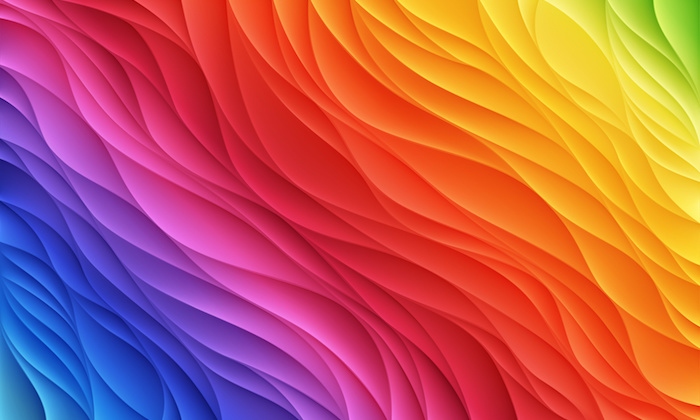
#> input picture images/sample.jpg, 700 x 420 px
$ python test.py
#> lines starting #> are read from the running program, lines starting #| are printed output that depends on the picture; after the words box and inside, x2 and y2 are one past the last pixel; in counts of white or black regions, pixels touching at a corner belong together
### example/detector.py
import cv2
import csv


class Detector(object):
    def __init__(self, filename='config.csv'):
        self.readConfig(filename)
        self.printConfig()

    def readConfig(self, filename):
#> called with filename = 'config.csv'
        names = ["SN", "Name", "Value"]
        with open(filename, newline='') as csvfile:
#> (reads example/config.csv from the repository)
            reader = csv.DictReader(csvfile)
            value = []
            for row in reader:
                value.append(row[names[2]])
#> further down, image is the input picture: shape (420, 700, 3); mean B, G, R 87.1, 90.1, 192.6
            lh = int(value[0])
            hh = int(value[1])
            ls = int(value[2])
            hs = int(value[3])
            lv = int(value[4])
            hv = int(value[5])
            self.blur = (value[6].lower() in ['true', '1'])
            self.k_size = int(value[7].split('x')[0])
            self.erode = (value[8].lower() in ['true', '1'])
            self.erode_i = int(value[9])
            self.dilate = (value[10].lower() in ['true', '1'])
            self.dilate_i = int(value[11])
            self.invert = (value[12].lower() in ['true', '1'])

            self.lower_range = (lh, ls, lv)
            self.upper_range = (hh, hs, hv)

    def printConfig(self):
        print('Lower Range: {}'.format(self.lower_range))
        print('Higher Range: {}'.format(self.upper_range))
        print('Blur: {}'.format(self.blur))
        if self.blur:
            print('Kernel Size: {}'.format(self.k_size))
        print('Erode: {}'.format(self.erode))
        if self.erode:
            print('Erode Iterations: {}'.format(self.erode_i))
        print('Dilate: {}'.format(self.dilate))
        if self.dilate:
            print('Dilate Iterations: {}'.format(self.dilate_i))
        print('Invert Mask: {}'.format(self.invert))


class MaskDetector(Detector):
    def getMask(self, frame):
        '''Return Mask'''
        if self.blur:
            frame = cv2.GaussianBlur(frame, (self.k_size, self.k_size), 0)
        frame = cv2.cvtColor(frame.copy(), cv2.COLOR_BGR2HSV)
#> frame: shape (420, 700, 3); mean H, S, V 81.5, 202.4, 216.4

        mask = cv2.inRange(frame, self.lower_range, self.upper_range)
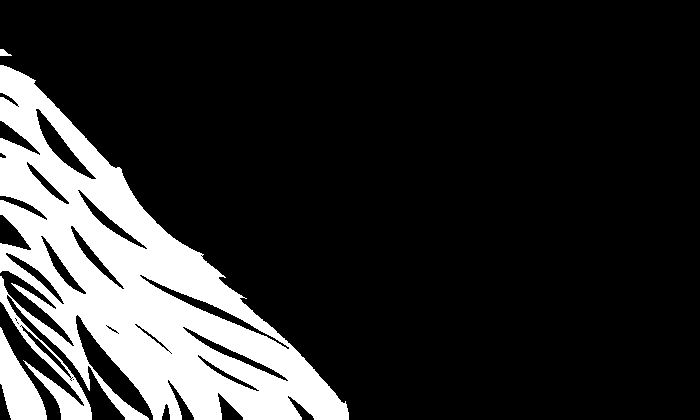
#> mask: shape (420, 700); 17.7% white; 3 white regions, box (x1, y1, x2, y2) and area: (0, 65, 349, 420) 49711, (0, 327, 47, 420) 2199, (0, 49, 12, 56) 53
        if self.erode:
            mask = cv2.erode(mask, None, iterations=self.erode_i)
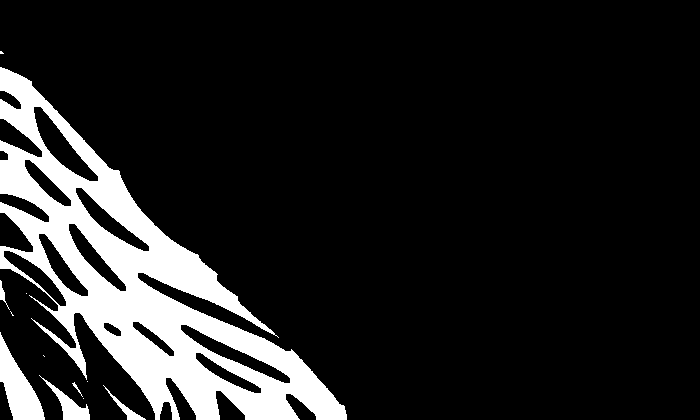
#> mask: shape (420, 700); 13.6% white; 12 white regions (6 under 20 px), largest, box (x1, y1, x2, y2) and area: (0, 67, 347, 420) 37130, (0, 332, 45, 420) 1826, (39, 375, 90, 420) 614, (103, 385, 146, 420) 236, (0, 280, 10, 310) 81, (72, 382, 83, 397) 31
        if self.dilate:
            mask = cv2.dilate(mask, None, iterations=self.dilate_i)
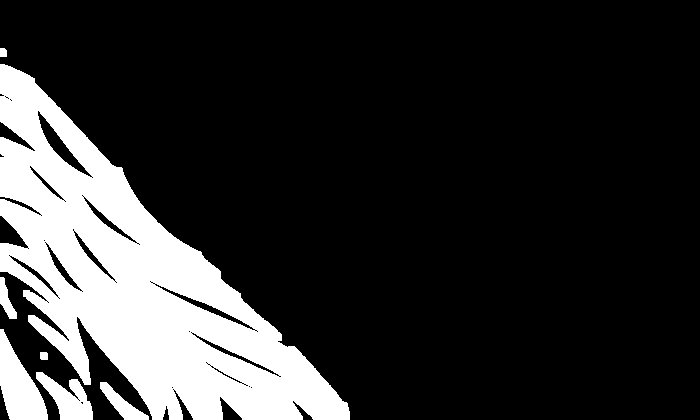
#> mask: shape (420, 700); 19.1% white; 7 white regions
        if self.invert:
            mask = 255 - mask
        return mask


class ColorDetertor(MaskDetector):
    @staticmethod
    def grab_contours(cnts):
        if len(cnts) == 2:
            cnts = cnts[0]
        elif len(cnts) == 3:
            cnts = cnts[1]
        return cnts

    def detect(self, frame):
        mask = self.getMask(frame)
        cnts = cv2.findContours(mask.copy(), cv2.RETR_EXTERNAL,
                                cv2.CHAIN_APPROX_SIMPLE)
#> cnts = 7 contours; box (x1, y1, x2, y2) and area: (0, 64, 350, 420) 52942, (0, 329, 48, 420) 2267, (36, 372, 93, 420) 1298, (100, 382, 149, 420) 608, (0, 277, 17, 319) 298, (40, 352, 48, 360) 48, (0, 48, 7, 57) 46
        cnts = self.grab_contours(cnts)
        return (len(cnts) > 0)

### example/test.py
import cv2
from detector import MaskDetector
from detector import ColorDetertor

detect_mask = MaskDetector(filename='config.csv')
detect_color = ColorDetertor(filename='config.csv')

image = cv2.imread('../images/sample.jpg')

mask = detect_mask.getMask(image)
color = detect_color.detect(image)
#> color = True
print('Color Status: {}'.format(color))
#| Color Status: True
cv2.imshow('Mask', mask)
cv2.waitKey(0)
